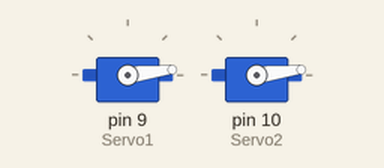
The sketch below on a simulated Arduino Uno, built with avr-gcc and run on an emulated ATmega328P. On the bench: 2 × servo.

Above: at 0.05 s.
At 0.45 s:
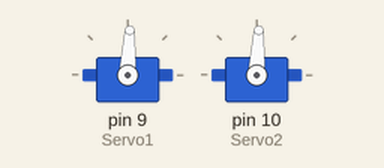
At 0.9 s:
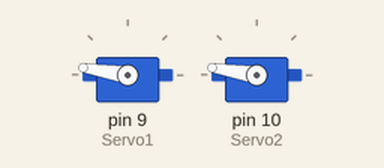
At 1.75 s:
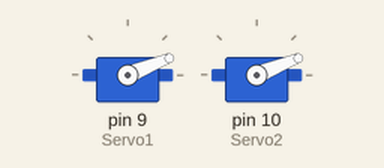
Timing chart, 0 to 4.3 s (numbered marks = the images above):
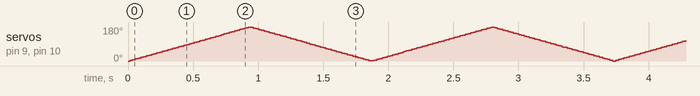

The sketch:

5reps.ino
```cpp
/*
Herramientas --> Monitor (terminal)
*/

#include <Servo.h>

Servo Servo1;  // Crear objeto servo (hasta 12 en muchas placas)
Servo Servo2;  // Crear objeto servo (hasta 12 en muchas placas)

int pos = 0;   // Variable en la que guardar la posición del servo (grados)
int TIME = 5; //tiempo en ms
int runXtimes = 5;


void setup() {
  Serial.begin(9600);
  Servo1.attach(9);  // establecer el pin 9 como salida de control digital para el servo
  Servo2.attach(10);  // establecer el pin 9 como salida de control digital para el servo
}

void loop() {

  if (runXtimes){

    for (pos = 0; pos <= 180; pos += 1) { // barrido hasta 180 grados en pasos de uno en uno
    Servo1.write(pos);              // le dice al servo la posición en la que colocarse
    Servo2.write(pos);              // le dice al servo la posición en la que colocarse
    delay(TIME);                       // espera 15 ms para que el servo llegue a la posición
    }
    for (pos = 180; pos >= 0; pos -= 1) { // dehacer el recorrido
    Servo1.write(pos);
    Servo2.write(pos);
    delay(TIME);
    }

    runXtimes--;
  }


}
```
